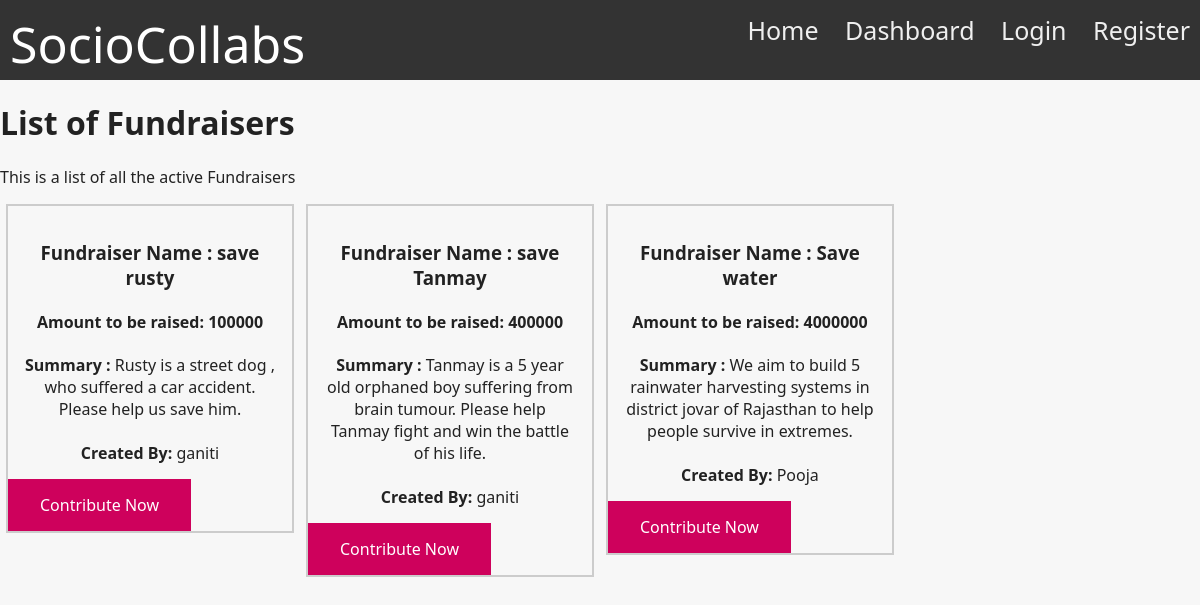
Before: /fundraiserlist with the older database file.
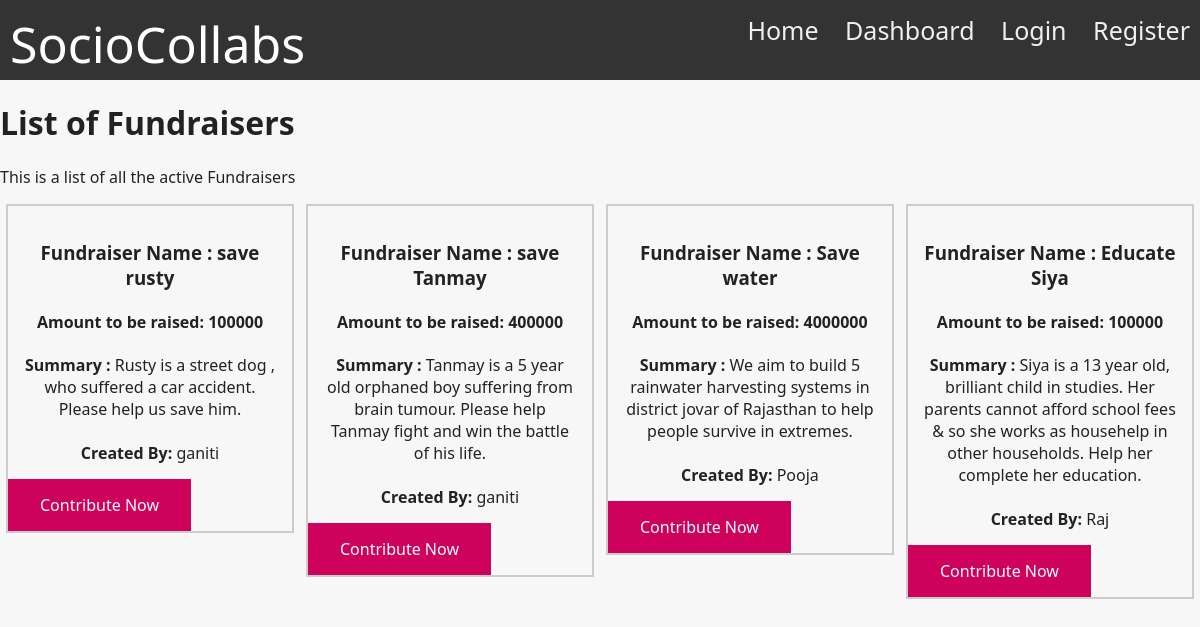
After: the same page with the newer database file.
### app/models.py (models this page shows, shortened)
class Fundraisers(db.Model):
    __tablename__ = "Fundraisers"
    id = db.Column(db.Integer, primary_key=True)
    name = db.Column(db.String(64), unique=True)
    amount = db.Column(db.Integer)
    summary = db.Column(db.String(64))
    created_by = db.Column(db.String(64))

### app/views.py (the view)
@app.route("/fundraiserlist")
def fundraiserlist():
     name = request.cookies.get('user_name')
     if (name==None):
        return render_template("fundraiserlist.html", Fundraisers=Fundraisers.query.all(),logged_in=False)
     return render_template("fundraiserlist.html", Fundraisers=Fundraisers.query.all(),logged_in=name!="")

### app/templates/fundraiserlist.html (shortened to what this page needs)
{% include 'navigation.html' %}
<h1 class="pt-5 pb-2">List of Fundraisers</h1>
      <p class="lead alert alert-warning">This is a list of all the active Fundraisers
			  </p>
			</head>
			<body>
			{% for fundraiser in Fundraisers %}
			<div class="responsive">
			  <div class="gallery">
				<div class="desc"><h3>Fundraiser Name : {{fundraiser.name }}<br></h3>
				    <h4>Amount to be raised: {{fundraiser.amount }}<br></h4>
				    <strong>Summary :</strong>  {{fundraiser.summary}} <br>
					<br>
				    <strong>Created By:</strong> {{fundraiser.created_by }}</div>
					<a href="/new_donation2" class="button">Contribute Now</a>
			  </div>
			</div>
			{% endfor %}
			</body>

### app/templates/navigation.html (shortened to what this page needs)
<!DOCTYPE html>
<html lang="en">
<head>
<link rel="stylesheet" href="/static/assets/css/style.css">
</head>
<body>
    <div class="nav">
        <div class="nav-header">
          <div class="nav-title">
            SocioCollabs
          </div>
        </div>
        <div class="nav-links">
          <a href="/">Home</a>
          <a href="/dashboard" target="_blank">Dashboard</a>
          {% if logged_in %}
          {% else %}
          <a href="/login" target="_blank">Login</a>
          <a href="/register" target="_blank">Register</a>
          {% endif %}
        </div>
      </div>

### app/static/assets/css/style.css (style rules this page uses)
*, *::before, *::after { box-sizing: border-box; }
html { -webkit-text-size-adjust: 100%; -webkit-tap-highlight-color: rgba(0, 0, 0, 0); font-size: 16px; }
body { background-color: #f7f7f7; font-family: "Ubuntu", sans-serif; margin: 0; padding: 0; color: #222222; overflow-x: hidden; overflow-wrap: break-word; -moz-osx-font-smoothing: grayscale; -webkit-font-smoothing: antialiased; }
* { box-sizing: border-box; }
body { margin: 0px; font-family: 'segoe ui'; }
.nav { height: 80px; width: 100%; background-color: #333; position: relative; margin-bottom: auto; }
.nav > .nav-header { display: inline; }
.nav > .nav-header > .nav-title { display: inline-block; font-size: 50px; color: #fff; padding: 10px 10px 10px 10px; }
.nav > .nav-links { display: inline; float: right; font-size: 25px; }
.nav > .nav-links > a { display: inline-block; padding: 13px 10px 13px 10px; text-decoration: none; color: #efefef; }

### app/templates/fundraiserlist.html (style rules this page uses)
div.gallery { border: 2px solid #ccc; }
div.desc { padding: 15px; text-align: center; align-items: center; }
* { box-sizing: border-box; }
.responsive { padding: 0 6px; float: left; width: 24.99999%; }
.button { background-color: #CE015C; color: white; padding: 15px 32px; text-align: center; text-decoration: none; display: inline-block; font-size: 16px; }

Changed rows visible on the page:
added Fundraisers: name "Educate Siya", amount "100000", summary "Siya is a 13 year old, brilliant child in studies. Her parents cannot afford school fees & so she works as househelp in other households. Help her complete her education.", created_by "Raj"
